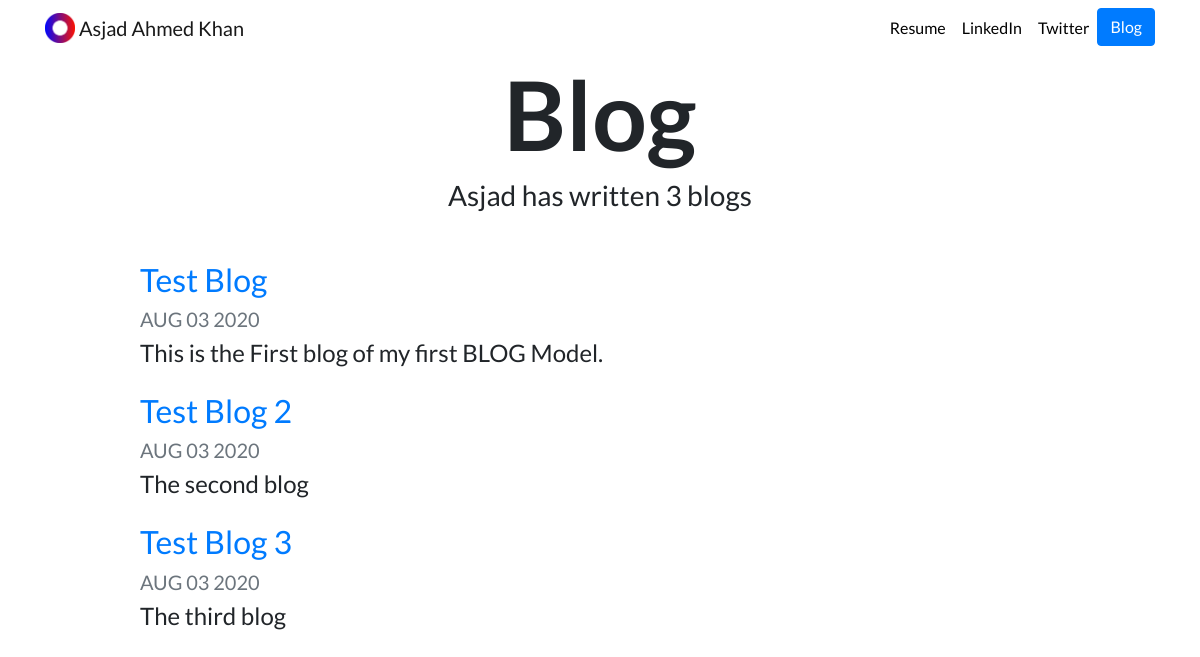
Screenshot of /blog/ with the database file from the repository.
### blog/models.py (models this page shows)
class Blog(models.Model):
    title = models.CharField(max_length=200)
    description = models.TextField()
    date = models.DateField()

### blog/views.py (the view)
# urls.py: path('',views.all_blogs,name='all_blogs'),
def all_blogs(request):
    blogs = Blog.objects.order_by('-date')
    return render(request,'blog/all_blogs.html',{'blogs':blogs})

### blog/templates/blog/all_blogs.html
{% extends "portfolio/base.html" %}
{% load static %}
{% block content %}
<h1 id="blogtitle" class="font-weight-bold text-center">Blog</h1>
<h3 class="text-center mb-5">Asjad has written {{ blogs.count }} blog{{ blogs.count|pluralize }}</h3>
{% for blog in blogs %}
<div class="row justify-content-center my-3">
  <div class="col-md-10">
    <a href="{% url 'blog:detail' blog.id %}">
      <h2>{{ blog.title }}</h2>
    </a>
    <h5 class="text-muted">{{ blog.date|date:'M d Y'|upper }}</h5>
    <h4>{{ blog.description|striptags|truncatechars:100 }}</h4>
  </div>
</div>
{% endfor %}
{% endblock %}

### portfolio/static/portfolio/custom.css (style rules this page uses)
body { font-family: 'Lato', sans-serif; }
#blogtitle { font-size: 6rem; }

### rows the page displays
Blog: title "Test Blog", date "AUG 03 2020", description "This is the First blog of my first BLOG Model."
Blog: title "Test Blog 2", date "AUG 03 2020", description "The second blog"
Blog: title "Test Blog 3", date "AUG 03 2020", description "The third blog"

### other values shown
{{ blogs.count }} "3"
